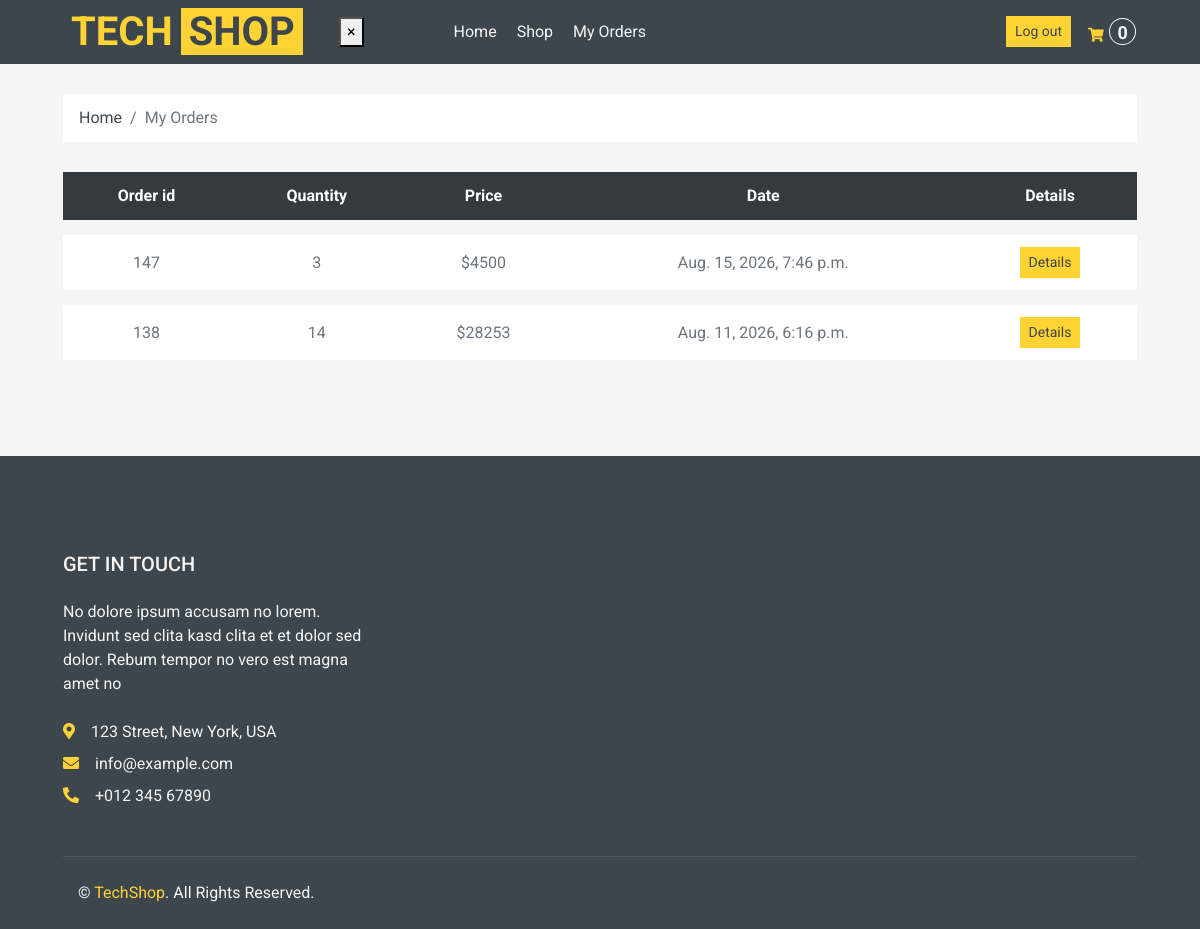
The page /my_orders (signed in) on the database as committed earlier.
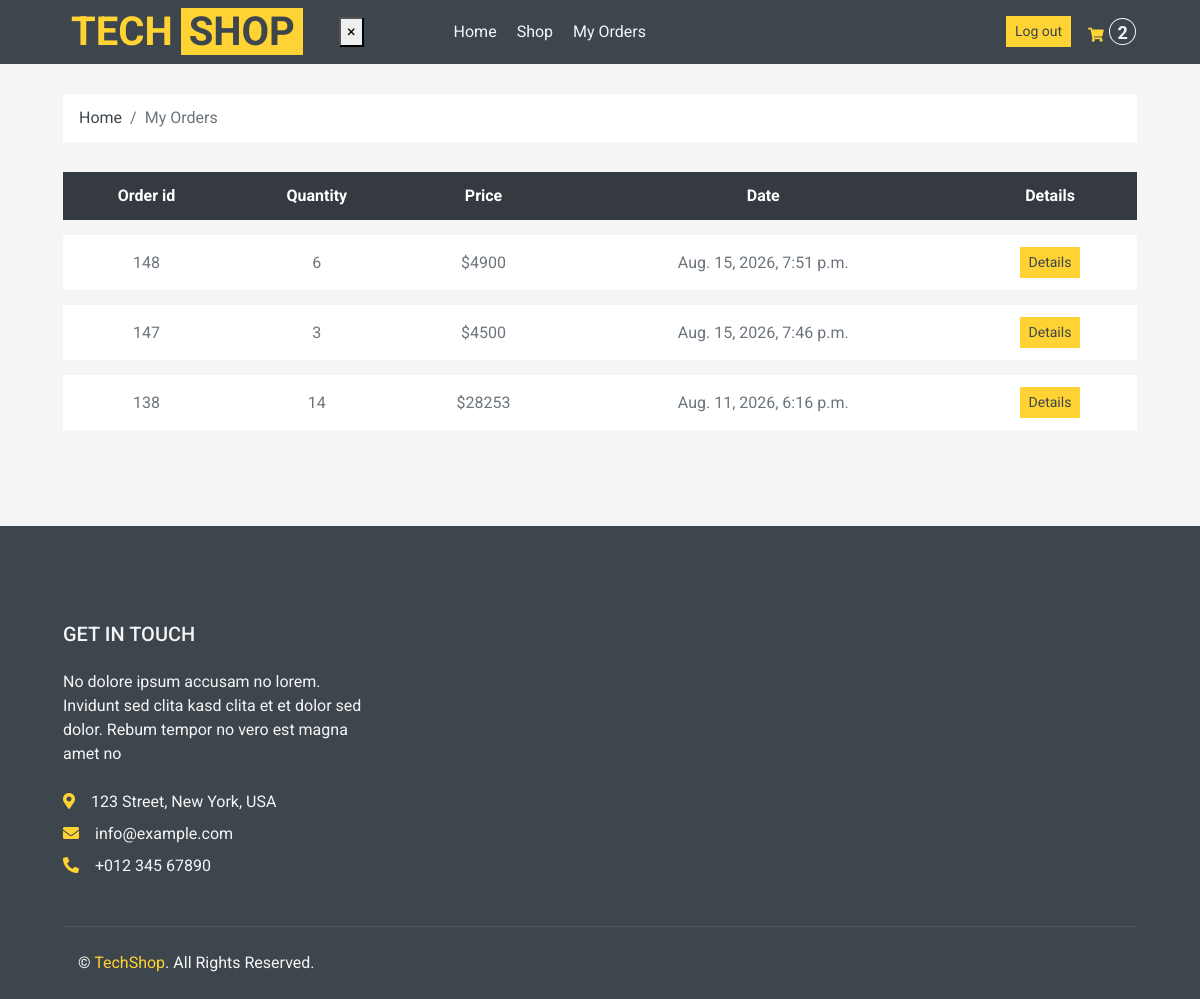
The same page on the database as committed later.
### shop/models.py (models this page shows, shortened)
class Order(models.Model):
    STATUS = (
        ("Pending", "Pending"),
        ("Ready", "Ready"),
        ("Delivered", "Delivered"),
        ("Cart", "Cart"),
    )
    date_created = models.DateTimeField(null=True)
    products = models.ManyToManyField("Product")
    customer = models.ForeignKey(User, blank=True, null=True, on_delete=models.SET_NULL)
    status = models.CharField(choices=STATUS, default="Pending", max_length=255)
    date_added = models.DateTimeField(auto_now_add=True, null=True)
    session_key = models.CharField(max_length=36, default="")
    pickup_name = models.CharField(max_length=200, null=True, blank=True)
    pickup_phone = models.CharField(max_length=50, null=True, blank=True)
    pickup_lng = models.FloatField(null=True, blank=True)
    pickup_lat = models.FloatField(null=True, blank=True)
    customer_name = models.CharField(max_length=150, null=True, blank=True)
    customer_phone = models.CharField(max_length=20, null=True, blank=True)
    customer_email = models.EmailField(null=True, blank=True)
    @property
    def total_order_price(self):
        return sum(
            item.total_item_price
            for item in self.orderitem_set.select_related("product").all()
        )
    @property
    def order_total_quantity(self):
        return sum(item.quantity or 0 for item in self.orderitem_set.all())

class OrderItem(models.Model):
    order = models.ForeignKey("Order", on_delete=models.CASCADE)
    product = models.ForeignKey(
        "Product", null=True, blank=True, on_delete=models.CASCADE
    )
    quantity = models.IntegerField(null=True, blank=True, default=0)
    date_added = models.DateTimeField(auto_now=True, null=True, blank=True)
    @property
    def total_item_price(self):
        if self.product is None:
            return 0
        return (self.product.price or 0) * (self.quantity or 0)

class Product(models.Model):
    CATEGORY = (
        ("Tech", "Tech"),
        ("New", "New"),
        ("Popular", "Popular"),
    )
    default_description = """
    Eos no lorem eirmod diam diam, eos elitr et gubergren diam sea. Consetetur vero aliquyam invidunt duo dolores et duo sit. Vero diam ea vero et dolore rebum, dolor rebum eirmod consetetur invidunt sed sed et, lorem duo et eos elitr, sadipscing kasd ipsum rebum diam. Dolore diam stet rebum sed tempor kasd eirmod. Takimata kasd ipsum accusam sadipscing, eos dolores sit no ut diam consetetur duo justo est, sit sanctus diam tempor aliquyam eirmod nonumy rebum dolor accusam, ipsum kasd eos consetetur at sit rebum, diam kasd invidunt tempor lorem, ipsum lorem elitr sanctus eirmod takimata dolor ea invidunt.

    Dolore magna est eirmod sanctus dolor, amet diam et eirmod et ipsum. Amet dolore tempor consetetur sed lorem dolor sit lorem tempor. Gubergren amet amet labore sadipscing clita clita diam clita. Sea amet et sed ipsum lorem elitr et, amet et labore voluptua sit rebum. Ea erat sed et diam takimata sed justo. Magna takimata justo et amet magna et.
    """
    name = models.CharField(verbose_name="название продукта", max_length=100)
    price = models.IntegerField(null=True, blank=True)
    description = models.TextField(default=default_description, blank=True)
    rating = models.IntegerField(null=True, blank=True)
    pic = models.ImageField(
        upload_to="shop/%Y/%m", null=True, blank=True, default="default_picture.png"
    )
    added_at = models.DateTimeField(
        verbose_name="Data of appearance", auto_now_add=True, null=True
    )
    category = models.CharField(max_length=100, choices=CATEGORY)
    slug = models.SlugField(blank=True, null=True, unique=True)

### shop/views.py (the view)
# urls.py: path("my_orders", my_orders, name="my_orders"),
@login_required(login_url="/login_view")
def my_orders(request):
    orders_made = (
        Order.objects.exclude(status="Cart")
        .filter(customer=request.user)
        .prefetch_related("orderitem_set__product")
        .order_by("-date_added")
    )
    ctx = {
        "orders_made": orders_made,
    }
    return render(request, "orders/my_orders.html", ctx)

### shop/context_processors.py (called while the page is built)
def get_cart_total(request):
    cart = get_cart(request, create=False)
    return {"crt_total_quantity": cart.order_total_quantity if cart else 0}

### shop/utils.py (called while the page is built)
def get_cart(request, *, create=True):
    if request.user.is_authenticated:
        cart_query = Order.objects.filter(customer=request.user, status="Cart")
    else:
        return get_visitor_cart(request, create=create)
    cart = cart_query.order_by("pk").first()
    if cart is None and create:
        cart = Order.objects.create(customer=request.user, status="Cart")
    return cart

### templates/orders/my_orders.html
{%extends "main.html"%}
{%load static%}
{%block cart%}
    <div class="container-fluid">
        <div class="row px-xl-5">
            <div class="col-12">
                <nav class="breadcrumb bg-light mb-30">
                    <a class="breadcrumb-item text-dark" href="{%url 'index'%}">Home</a>
                    <span class="breadcrumb-item active">My Orders</span>
                </nav>
            </div>
        </div>
    </div>
    <div class="container-fluid">
        <div class="row px-xl-5">
            <div class="col-lg-12 table-responsive mb-5">
                <table class="table table-light table-borderless table-hover text-center mb-0">
                    <thead class="thead-dark">
                        <tr>
                            <th>Order id</th>
                            <th>Quantity</th>
                            <th>Price</th>
                            <th>Date</th>
                            <th>Details</th>
                        </tr>
                    </thead>
                    <tbody class="align-middle">
                        {% for order in orders_made %}
                        <tr>
                            <td class="align-middle">{{ order.id }}</td>
                            <td class="align-middle">{{ order.order_total_quantity }}</td>
                            <td class="align-middle">${{ order.total_order_price }}</td>
                            <td class="align-middle">{{ order.date_added }}</td>
                            <td class="align-middle"><a class="btn btn-primary btn-sm" href="{%url 'order_detail' order.id%}">Details</a></td>
                        </tr>
                        {% endfor %}
                    </tbody>
                </table>
            </div>
        </div>
    </div>
{%endblock%}

Rows that differ between the two databases and show on the page:
added Order: id "148", order_total_quantity "6", total_order_price "4900", date_added "Aug. 15, 2026, 7:51 p.m."
Other text that changed with them:
{{ crt_total_quantity }}: "0" → "2"
